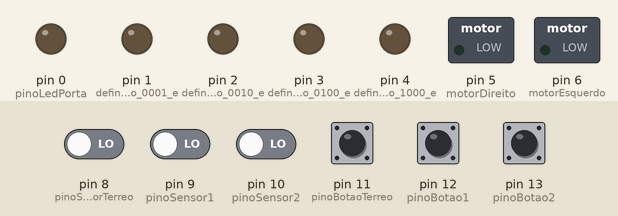
Simulated run of this sketch. Board: Arduino Uno, built with avr-gcc and run on an emulated ATmega328P. On the bench: switched loads named in the sketch (green lamp = pin HIGH), output pins drawn as LEDs (lit = HIGH). The inputs (shaded band) are chosen by the test bench; at power-on: pin 8 (pinoSensorTerreo), pin 9 (pinoSensor1), pin 10 (pinoSensor2), pin 11 (pinoBotaoTerreo), pin 12 (pinoBotao1), pin 13 (pinoBotao2) LOW.

Above: at 1.2 s.
1.3 s: pin 8 (pinoSensorTerreo) driven HIGH
At 1.7 s:
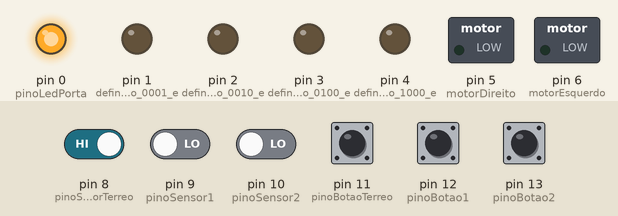
2.8 s: pin 12 (pinoBotao1) pulled HIGH for 0.15 s
At 4.0 s:
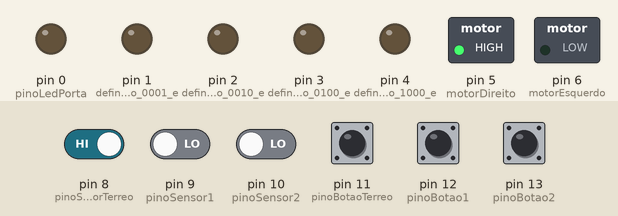
4.4 s: pin 11 (pinoBotaoTerreo) pulled HIGH for 0.15 s
At 5.2 s:
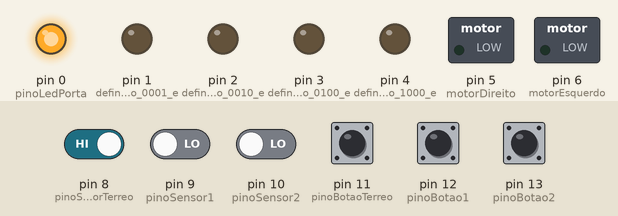
6.0 s: pin 12 (pinoBotao1) pulled HIGH for 1 s
At 6.5 s:
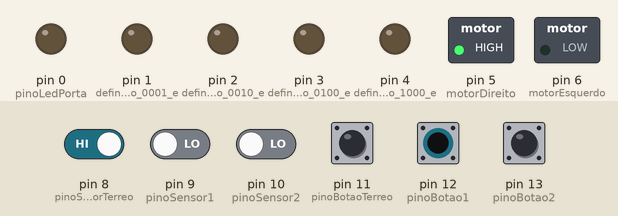
8.5 s: pin 8 (pinoSensorTerreo) driven LOW and pin 9 (pinoSensor1) driven HIGH
At 9.6 s:
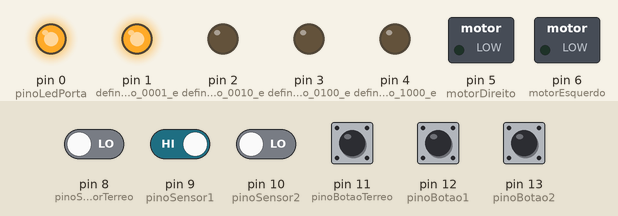
10.0 s: pin 13 (pinoBotao2) pulled HIGH for 0.15 s
At 10.7 s:
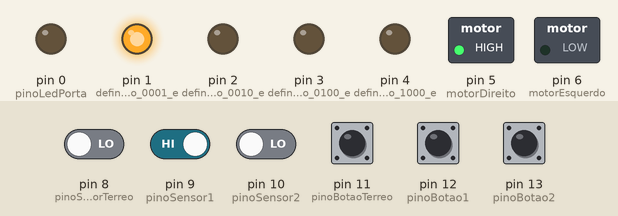
Timing chart, 0 to 12.6 s (numbered marks = the images above; inputs shaded):
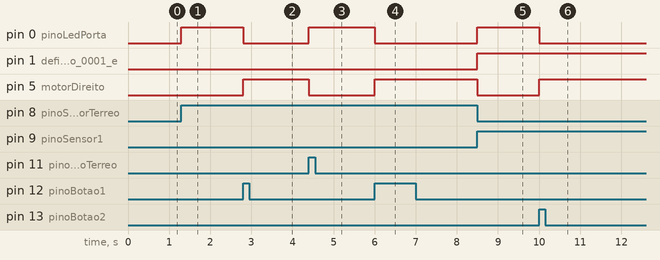

Measured:
- after the input at 1.3 s, pin 0 (pinoLedPorta): LOW → HIGH at once
- after the input at 2.8 s, pin 0 (pinoLedPorta): HIGH → LOW at once; pin 5 (motorDireito): LOW → HIGH at once
- after the input at 4.4 s, pin 0 (pinoLedPorta): LOW → HIGH at once; pin 5 (motorDireito): HIGH → LOW at once
- after the input at 6.0 s, pin 0 (pinoLedPorta): HIGH → LOW at once; pin 5 (motorDireito): LOW → HIGH at once
- after the input at 8.5 s, pin 0 (pinoLedPorta), pin 1 (define_pino_3_como_0001_e): LOW → HIGH at once; pin 5 (motorDireito): HIGH → LOW at once
- after the input at 10.0 s, pin 0 (pinoLedPorta): HIGH → LOW at once; pin 5 (motorDireito): LOW → HIGH at once

The sketch:

code.ino
```cpp
//CODIGO
const int pinoLedPorta = 0;
const int pinoSensorTerreo = 8; // define o pino 8 como sensor do andar terreo
const int pinoSensor1 = 9;      // define o pino 9 como sensor do andar 1
const int pinoSensor2 = 10;     // define o pino 10 como sensor do andar 2

const int pinoBotaoTerreo = 11; // define o pino 11 como botão do andar terreo
const int pinoBotao1 = 12;      // define o pino 12 como botão do andar 1
const int pinoBotao2 = 13;      // define o pino 13 como botão do andar 2

const int motorDireito = 5;  //define o pino 5 para motor girar para direita
const int motorEsquerdo = 6; //define o pino 6 para motor girar para esquerda

//Variaveis utilizadas na aplicação
int Display = 0;
int sensorTerreo = 0;
int sensor1 = 0;
int sensor2 = 0;
int botao = 0;
int botaoTerreo = 0;
int botao1 = 0;
int botao2 = 0;

void setup()
{
  //Definindo entradas e saidas de dados
  pinMode(pinoLedPorta, OUTPUT);
  pinMode(1, OUTPUT); //define pino 3 como 0001 em binario
  pinMode(2, OUTPUT); //define pino 4 como 0010 em binario
  pinMode(3, OUTPUT); //define pino 5 como 0100 em binario
  pinMode(4, OUTPUT); //define pino 6 como 1000 em binario
  pinMode(pinoSensorTerreo, INPUT);
  pinMode(pinoSensor1, INPUT);
  pinMode(pinoSensor2, INPUT);
  pinMode(pinoBotaoTerreo, INPUT);
  pinMode(pinoBotao1, INPUT);
  pinMode(pinoBotao2, INPUT);
  pinMode(motorDireito, OUTPUT);
  pinMode(motorEsquerdo, OUTPUT);
}

void loop()
{

  botaoTerreo = digitalRead(pinoBotaoTerreo);
  botao1 = digitalRead(pinoBotao1);
  botao2 = digitalRead(pinoBotao2);

  sensorTerreo = digitalRead(pinoSensorTerreo);
  sensor1 = digitalRead(pinoSensor1);
  sensor2 = digitalRead(pinoSensor2);

  if (botaoTerreo == HIGH)
  {
    botao = 0;
  }
  else if (botao1 == HIGH)
  {
    botao = 1;
  }
  else if (botao2 == HIGH)
  {
    botao = 2;
  }

  if (sensorTerreo == HIGH)
  {
    Display = 0;
    mostraDisplay();

    if (Display == botao)
    {
      paraElevador();
      abriPorta();
    }
    else
    {
      fechaPorta();
      sobeElevador();
    }
  }
  else if (sensor1 == HIGH)
  {
    Display = 1;
    mostraDisplay();

    if (Display == botao)
    {
      paraElevador();
      abriPorta();
    }
    else if (botao > Display)
    {
      fechaPorta();
      sobeElevador();
    }
    else
    {
      fechaPorta();
      desceElevador();
    }
  }
  else if (sensor2 == HIGH)
  {
    Display = 2;
    mostraDisplay();

    if (Display == botao)
    {
      paraElevador();
      abriPorta();
    }
    else
    {
      fechaPorta();
      desceElevador();
    }
  }
}

void paraElevador()
{

  digitalWrite(motorDireito, LOW);
  digitalWrite(motorEsquerdo, LOW);
}

void mostraDisplay()
{

  digitalWrite(4, HIGH && (Display & B00001000)); // pino 6
  digitalWrite(3, HIGH && (Display & B00000100)); // pino 5
  digitalWrite(2, HIGH && (Display & B00000010)); // pino 4
  digitalWrite(1, HIGH && (Display & B00000001)); // pino 3
}

void abriPorta()
{
  digitalWrite(pinoLedPorta, HIGH); //led aceso porta aberta
}

void fechaPorta()
{
  digitalWrite(pinoLedPorta, LOW); // led apagado porta fechada
}

void sobeElevador()
{
  digitalWrite(motorEsquerdo, LOW);
  digitalWrite(motorDireito, HIGH);
}

void desceElevador()
{
  digitalWrite(motorDireito, LOW);
  digitalWrite(motorEsquerdo, HIGH);
}
```
